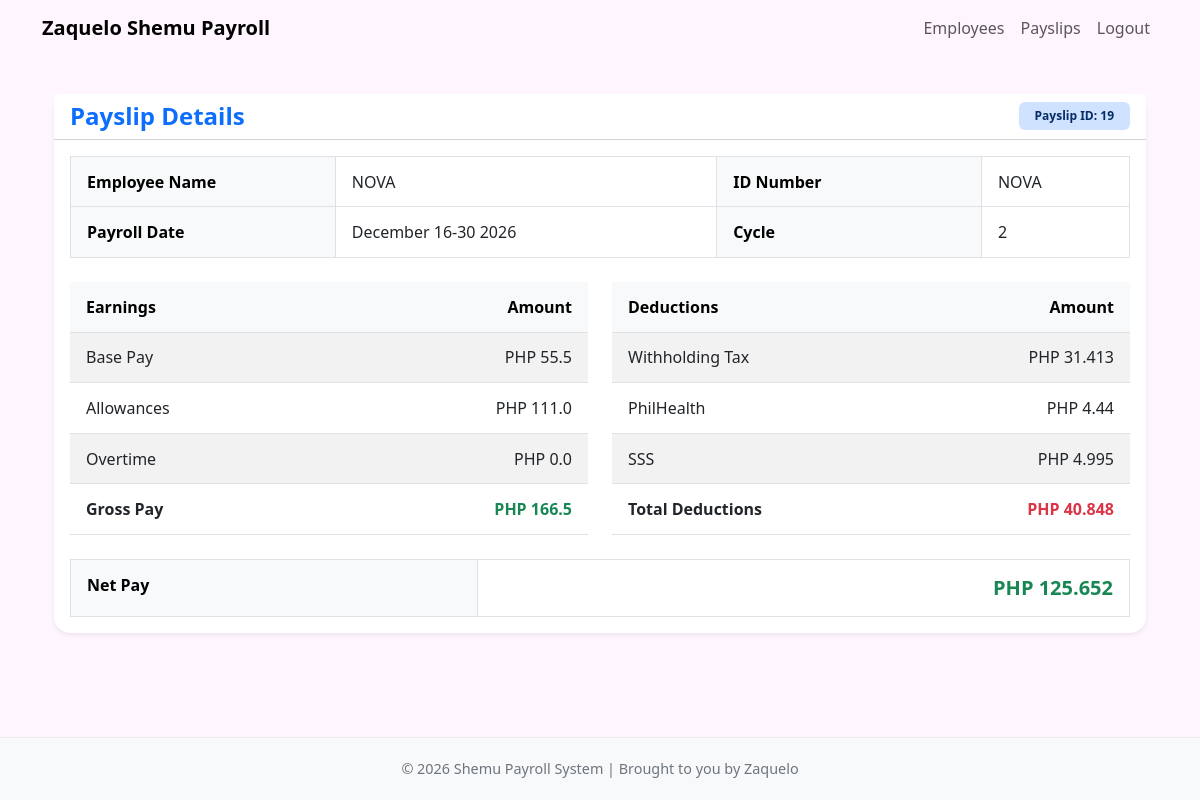
Screenshot of /payslips/view/19/ (signed in) with the database file from the repository.
### payroll_app/models.py (models this page shows, shortened)
class Payslip(models.Model):
    id_number = models.ForeignKey(Employee, on_delete=models.CASCADE)
    month = models.CharField(max_length=100)
    date_range = models.CharField(max_length=100)
    year = models.CharField(max_length=4)
    pay_cycle = models.IntegerField()
    rate = models.FloatField()
    earnings_allowance = models.FloatField(default=0)
    overtime = models.FloatField(default=0)
    deductions_tax = models.FloatField(default=0)
    deductions_health = models.FloatField(default=0)
    pag_ibig = models.FloatField(default=0)
    sss = models.FloatField(default=0)
    total_pay = models.FloatField(default=0)
    def getCycleRate(self):
        return self.rate / 2
    def getGrossPay(self):
        return (self.rate / 2) + self.earnings_allowance + self.overtime #added a def just to calculate the gross pay
    def total_deductions(self):
        return self.pag_ibig + self.sss + self.deductions_health + self.deductions_tax #added a def just to calculate the deductions

class Employee(models.Model):
    name = models.CharField(max_length=255)
    id_number = models.CharField(max_length=100, unique=True)
    rate = models.FloatField()
    overtime_pay = models.FloatField(null=True, blank=True, default=0)
    allowance = models.FloatField(null=True, blank=True, default=0)

### payroll_app/views.py (the view)
# urls.py: path('payslips/view/<int:pk>/', views.view_payslip, name='view_payslip'),
@login_required
def view_payslip(request, pk):
    payslip = get_object_or_404(Payslip, pk=pk)
    if _require_employee(request):
        employee = _get_employee_from_user(request.user)
        if employee is None or payslip.id_number != employee:
            return HttpResponseForbidden("You can only view your own payslips.")
    return render(request, 'payroll_app/payslips/view_payslip.html', {'payslip': payslip})

### payroll_app/views.py (called while the page is built)
def _is_admin(user):
    return user.is_staff or user.is_superuser

def _require_employee(request):
    return request.user.is_authenticated and (not _is_admin(request.user))

### payroll_app/templates/payroll_app/payslips/view_payslip.html (shortened to what this page needs)
{% extends 'payroll_app/base.html' %}
{% block content %}
<div class="container py-4">
    <div class="card shadow-sm border-0 payslip-card">
        <div class="card-header bg-white d-flex justify-content-between align-items-center flex-wrap gap-2">
            <h2 class="h4 mb-0 text-primary fw-bold">Payslip Details</h2>
            <span class="badge bg-primary-subtle text-primary-emphasis px-3 py-2">
                Payslip ID: {{ payslip.pk }}
            </span>
        </div>
        <div class="card-body">
            <div class="table-responsive mb-4">
                <table class="table table-bordered align-middle mb-0 detail-table">
                    <tbody>
                        <tr>
                            <th class="table-light w-25">Employee Name</th>
                            <td>{{ payslip.id_number.name }}</td>
                            <th class="table-light w-25">ID Number</th>
                            <td>{{ payslip.id_number.id_number }}</td>
                        </tr>
                        <tr>
                            <th class="table-light">Payroll Date</th>
                            <td>{{ payslip.month }} {{ payslip.date_range }} {{ payslip.year }}</td>
                            <th class="table-light">Cycle</th>
                            <td>{{ payslip.pay_cycle }}</td>
                        </tr>
                    </tbody>
                </table>
            </div>
            <div class="row g-4">
                <div class="col-lg-6">
                    <div class="table-responsive">
                        <table class="table table-striped table-hover align-middle mb-0 section-table">
                            <thead class="table-light">
                                <tr>
                                    <th>Earnings</th>
                                    <th class="text-end">Amount</th>
                                </tr>
                            </thead>
                            <tbody>
                                <tr>
                                    <td>Base Pay</td>
                                    <td class="text-end">PHP {{ payslip.getCycleRate }}</td>
                                </tr>
                                <tr>
                                    <td>Allowances</td>
                                    <td class="text-end">PHP {{ payslip.earnings_allowance }}</td>
                                </tr>
                                <tr>
                                    <td>Overtime</td>
                                    <td class="text-end">PHP {{ payslip.overtime }}</td>
                                </tr>
                                <tr class="fw-semibold">
                                    <td>Gross Pay</td>
                                    <td class="text-end text-success">PHP {{ payslip.getGrossPay }}</td>
                                </tr>
                            </tbody>
                        </table>
                    </div>
                </div>
                <div class="col-lg-6">
                    <div class="table-responsive">
                        <table class="table table-striped table-hover align-middle mb-0 section-table">
                            <thead class="table-light">
                                <tr>
                                    <th>Deductions</th>
                                    <th class="text-end">Amount</th>
                                </tr>
                            </thead>
                            <tbody>
                                <tr>
                                    <td>Withholding Tax</td>
                                    <td class="text-end">PHP {{ payslip.deductions_tax }}</td>
                                </tr>
                                {% if payslip.pay_cycle == 1 %}
                                <tr>
                                    <td>Pag-IBIG</td>
                                    <td class="text-end">PHP {{ payslip.pag_ibig }}</td>
                                </tr>
                                {% else %}
                                <tr>
                                    <td>PhilHealth</td>
                                    <td class="text-end">PHP {{ payslip.deductions_health }}</td>
                                </tr>
                                <tr>
                                    <td>SSS</td>
                                    <td class="text-end">PHP {{ payslip.sss }}</td>
                                </tr>
                                {% endif %}
                                <tr class="fw-semibold">
                                    <td>Total Deductions</td>
                                    <td class="text-end text-danger">PHP {{ payslip.total_deductions }}</td>
                                </tr>
                            </tbody>
                        </table>
                    </div>
                </div>
            </div>
            <div class="mt-4">
                <table class="table table-bordered summary-table mb-0">
                    <tbody>
                        <tr>
                            <th class="table-light">Net Pay</th>
                            <td class="fw-bold text-success fs-5 text-end">PHP {{ payslip.total_pay }}</td>
                        </tr>
                    </tbody>
                </table>
            </div>
        </div>
    </div>
</div>
{% endblock %}

### payroll_app/templates/payroll_app/base.html (style rules this page uses)
body { background-color: #fef5ff; min-height: 100vh; padding-top: 70px; font-family: 'Segoe UI', Tahoma, Geneva, Verdana, sans-serif; display: flex; flex-direction: column; }

### payroll_app/templates/payroll_app/payslips/view_payslip.html (style rules this page uses)
.payslip-card { border-radius: 1rem; }
.detail-table th, .detail-table td, .section-table th, .section-table td, .summary-table th, .summary-table td { padding: 0.8rem 1rem; }

### rows the page displays
Payslip: pk "19", id_number.name "NOVA", id_number.id_number "NOVA", month "December", date_range "16-30", year "2026", pay_cycle "2", getCycleRate "55.5", earnings_allowance "111.0", overtime "0.0", getGrossPay "166.5", deductions_tax "31.413", deductions_health "4.44", sss "4.995", total_deductions "40.848", total_pay "125.652"
